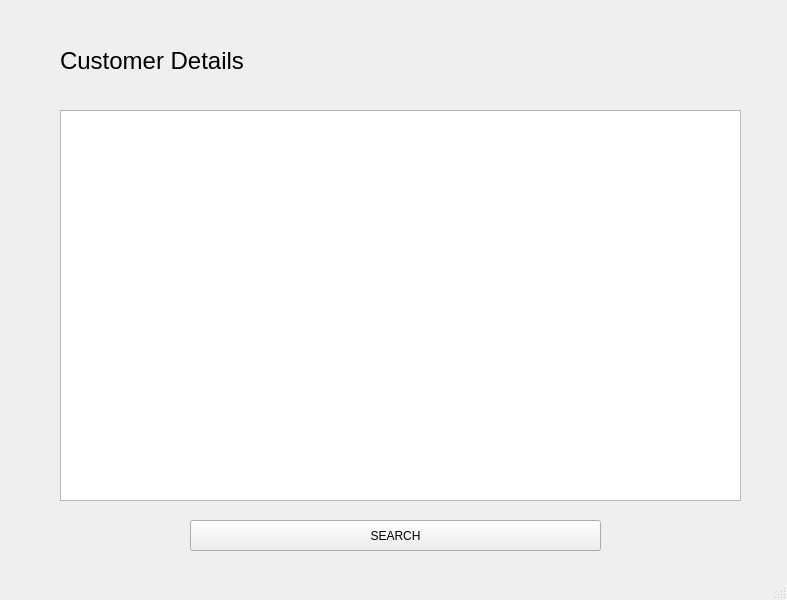
<?xml version="1.0" encoding="UTF-8"?>
<ui version="4.0">
 <class>Customer_Details</class>
 <widget class="QMainWindow" name="Customer_Details">
  <property name="geometry">
   <rect>
    <x>0</x>
    <y>0</y>
    <width>787</width>
    <height>600</height>
   </rect>
  </property>
  <property name="minimumSize">
   <size>
    <width>787</width>
    <height>600</height>
   </size>
  </property>
  <property name="maximumSize">
   <size>
    <width>787</width>
    <height>600</height>
   </size>
  </property>
  <property name="windowTitle">
   <string>MainWindow</string>
  </property>
  <widget class="QWidget" name="centralwidget">
   <widget class="QLabel" name="label">
    <property name="geometry">
     <rect>
      <x>60</x>
      <y>30</y>
      <width>281</width>
      <height>61</height>
     </rect>
    </property>
    <property name="font">
     <font>
      <pointsize>18</pointsize>
     </font>
    </property>
    <property name="text">
     <string>Customer Details</string>
    </property>
   </widget>
   <widget class="QTableView" name="tableView">
    <property name="geometry">
     <rect>
      <x>60</x>
      <y>110</y>
      <width>681</width>
      <height>391</height>
     </rect>
    </property>
   </widget>
   <widget class="QPushButton" name="pushButton">
    <property name="geometry">
     <rect>
      <x>190</x>
      <y>520</y>
      <width>411</width>
      <height>31</height>
     </rect>
    </property>
    <property name="text">
     <string>SEARCH</string>
    </property>
   </widget>
  </widget>
  <widget class="QMenuBar" name="menubar">
   <property name="geometry">
    <rect>
     <x>0</x>
     <y>0</y>
     <width>787</width>
     <height>21</height>
    </rect>
   </property>
  </widget>
  <widget class="QStatusBar" name="statusbar"/>
 </widget>
 <resources/>
 <connections/>
</ui>
